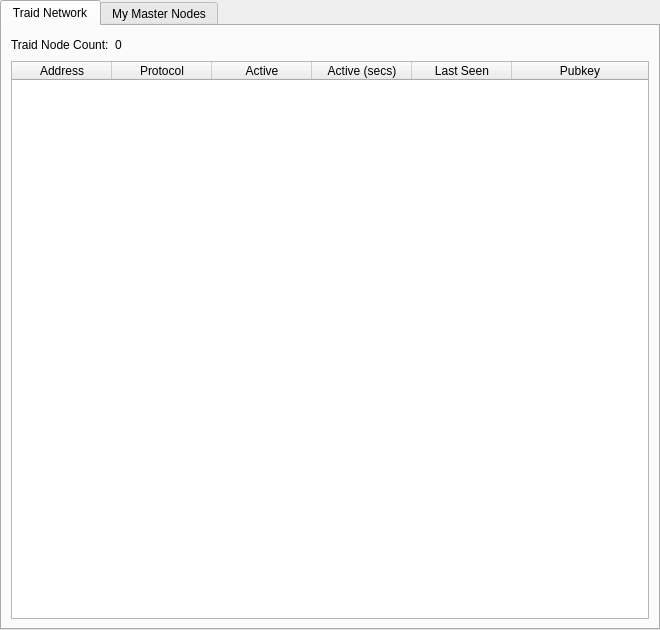
<?xml version="1.0" encoding="UTF-8"?>
<ui version="4.0">
 <class>MasternodeManager</class>
 <widget class="QWidget" name="MasternodeManager">
  <property name="geometry">
   <rect>
    <x>0</x>
    <y>0</y>
    <width>660</width>
    <height>630</height>
   </rect>
  </property>
  <property name="sizePolicy">
   <sizepolicy hsizetype="Minimum" vsizetype="Minimum">
    <horstretch>0</horstretch>
    <verstretch>0</verstretch>
   </sizepolicy>
  </property>
  <property name="minimumSize">
   <size>
    <width>660</width>
    <height>630</height>
   </size>
  </property>
  <property name="font">
   <font>
    <kerning>true</kerning>
   </font>
  </property>
  <property name="windowTitle">
   <string>Form</string>
  </property>
  <property name="windowOpacity">
   <double>1.000000000000000</double>
  </property>
  <layout class="QVBoxLayout" name="topLayout">
   <property name="sizeConstraint">
    <enum>QLayout::SetDefaultConstraint</enum>
   </property>
   <property name="leftMargin">
    <number>0</number>
   </property>
   <property name="topMargin">
    <number>0</number>
   </property>
   <property name="rightMargin">
    <number>0</number>
   </property>
   <property name="bottomMargin">
    <number>0</number>
   </property>
   <item>
    <layout class="QVBoxLayout" name="verticalLayout">
     <property name="sizeConstraint">
      <enum>QLayout::SetNoConstraint</enum>
     </property>
     <property name="bottomMargin">
      <number>0</number>
     </property>
     <item>
      <widget class="QTabWidget" name="tabWidget">
       <property name="currentIndex">
        <number>0</number>
       </property>
       <widget class="QWidget" name="tab">
        <attribute name="title">
         <string>Traid Network</string>
        </attribute>
        <layout class="QGridLayout" name="gridLayout">
         <item row="1" column="0">
          <widget class="QTableWidget" name="tableWidgetMasternodes">
           <property name="editTriggers">
            <set>QAbstractItemView::NoEditTriggers</set>
           </property>
           <property name="alternatingRowColors">
            <bool>true</bool>
           </property>
           <property name="selectionBehavior">
            <enum>QAbstractItemView::SelectRows</enum>
           </property>
           <property name="sortingEnabled">
            <bool>true</bool>
           </property>
           <attribute name="horizontalHeaderStretchLastSection">
            <bool>true</bool>
           </attribute>
           <column>
            <property name="text">
             <string>Address</string>
            </property>
           </column>
           <column>
            <property name="text">
             <string>Protocol</string>
            </property>
           </column>
           <column>
            <property name="text">
             <string>Active</string>
            </property>
           </column>
           <column>
            <property name="text">
             <string>Active (secs)</string>
            </property>
           </column>
           <column>
            <property name="text">
             <string>Last Seen</string>
            </property>
           </column>
           <column>
            <property name="text">
             <string>Pubkey</string>
            </property>
           </column>
          </widget>
         </item>
         <item row="0" column="0">
          <layout class="QHBoxLayout" name="horizontalLayout_3">
           <property name="bottomMargin">
            <number>0</number>
           </property>
           <item>
            <widget class="QLabel" name="label_2">
             <property name="text">
              <string>Traid Node Count:</string>
             </property>
            </widget>
           </item>
           <item>
            <widget class="QLabel" name="countLabel">
             <property name="text">
              <string>0</string>
             </property>
            </widget>
           </item>
           <item>
            <spacer name="horizontalSpacer_3">
             <property name="orientation">
              <enum>Qt::Horizontal</enum>
             </property>
             <property name="sizeHint" stdset="0">
              <size>
               <width>40</width>
               <height>20</height>
              </size>
             </property>
            </spacer>
           </item>
          </layout>
         </item>
        </layout>
       </widget>
       <widget class="QWidget" name="tab_2">
        <attribute name="title">
         <string>My Master Nodes</string>
        </attribute>
        <layout class="QGridLayout" name="gridLayout_2">
         <item row="0" column="0">
          <layout class="QVBoxLayout" name="verticalLayout_2">
           <property name="bottomMargin">
            <number>0</number>
           </property>
           <item>
            <layout class="QHBoxLayout" name="horizontalLayout">
             <item>
              <widget class="QPushButton" name="createButton">
               <property name="text">
                <string>&amp;Create...</string>
               </property>
              </widget>
             </item>
             <item>
              <spacer name="horizontalSpacer">
               <property name="orientation">
                <enum>Qt::Horizontal</enum>
               </property>
               <property name="sizeHint" stdset="0">
                <size>
                 <width>40</width>
                 <height>20</height>
                </size>
               </property>
              </spacer>
             </item>
            </layout>
           </item>
           <item>
            <widget class="QTableWidget" name="tableWidget_2">
             <property name="minimumSize">
              <size>
               <width>695</width>
               <height>0</height>
              </size>
             </property>
             <property name="editTriggers">
              <set>QAbstractItemView::NoEditTriggers</set>
             </property>
             <property name="alternatingRowColors">
              <bool>true</bool>
             </property>
             <property name="selectionMode">
              <enum>QAbstractItemView::SingleSelection</enum>
             </property>
             <property name="selectionBehavior">
              <enum>QAbstractItemView::SelectRows</enum>
             </property>
             <attribute name="horizontalHeaderStretchLastSection">
              <bool>true</bool>
             </attribute>
             <column>
              <property name="text">
               <string>Alias</string>
              </property>
             </column>
             <column>
              <property name="text">
               <string>IP/Onion</string>
              </property>
             </column>
             <column>
              <property name="text">
               <string>Reward %</string>
              </property>
             </column>
             <column>
              <property name="text">
               <string>Reward Address</string>
              </property>
             </column>
             <column>
              <property name="text">
               <string>Status</string>
              </property>
             </column>
            </widget>
           </item>
           <item>
            <layout class="QHBoxLayout" name="horizontalLayout_2">
             <property name="bottomMargin">
              <number>0</number>
             </property>
             <item>
              <widget class="QPushButton" name="editButton">
               <property name="text">
                <string>&amp;Edit</string>
               </property>
              </widget>
             </item>
             <item>
              <widget class="QPushButton" name="removeButton">
               <property name="text">
                <string>&amp;Remove</string>
               </property>
              </widget>
             </item>
             <item>
              <widget class="QPushButton" name="UpdateButton">
               <property name="text">
                <string>&amp;Update</string>
               </property>
              </widget>
             </item>
             <item>
              <spacer name="horizontalSpacer_2">
               <property name="orientation">
                <enum>Qt::Horizontal</enum>
               </property>
               <property name="sizeHint" stdset="0">
                <size>
                 <width>40</width>
                 <height>20</height>
                </size>
               </property>
              </spacer>
             </item>
            </layout>
           </item>
           <item>
            <layout class="QHBoxLayout" name="horizontalLayout_4">
             <property name="bottomMargin">
              <number>0</number>
             </property>
            </layout>
           </item>
           <item>
            <layout class="QHBoxLayout" name="horizontalLayout_5">
             <property name="bottomMargin">
              <number>0</number>
             </property>
             <item>
              <widget class="QPushButton" name="startButton">
               <property name="text">
                <string>S&amp;tart</string>
               </property>
              </widget>
             </item>
             <item>
              <widget class="QPushButton" name="startAllButton">
               <property name="text">
                <string>St&amp;art All</string>
               </property>
              </widget>
             </item>
             <item>
              <spacer name="horizontalSpacer_5">
               <property name="orientation">
                <enum>Qt::Horizontal</enum>
               </property>
               <property name="sizeHint" stdset="0">
                <size>
                 <width>40</width>
                 <height>20</height>
                </size>
               </property>
              </spacer>
             </item>
            </layout>
           </item>
          </layout>
         </item>
        </layout>
       </widget>
      </widget>
     </item>
    </layout>
   </item>
  </layout>
 </widget>
 <resources/>
 <connections/>
</ui>
